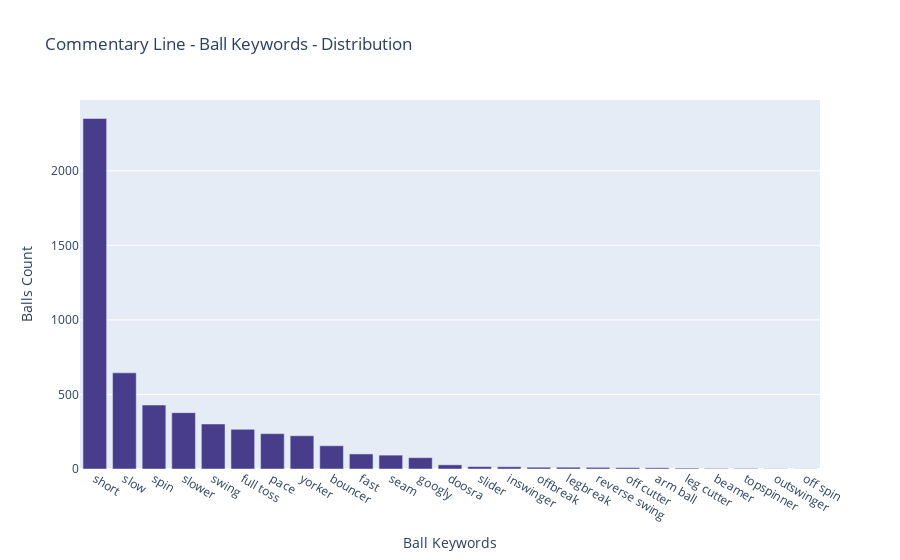
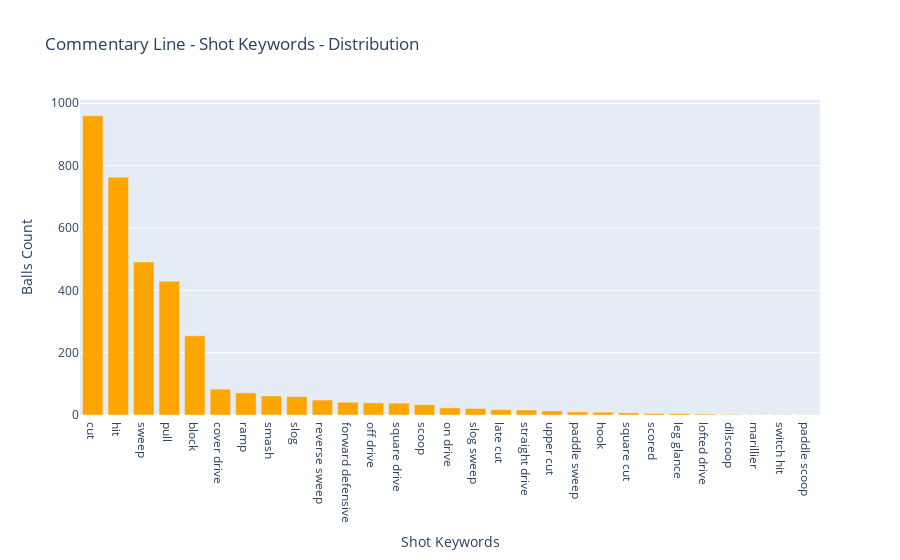
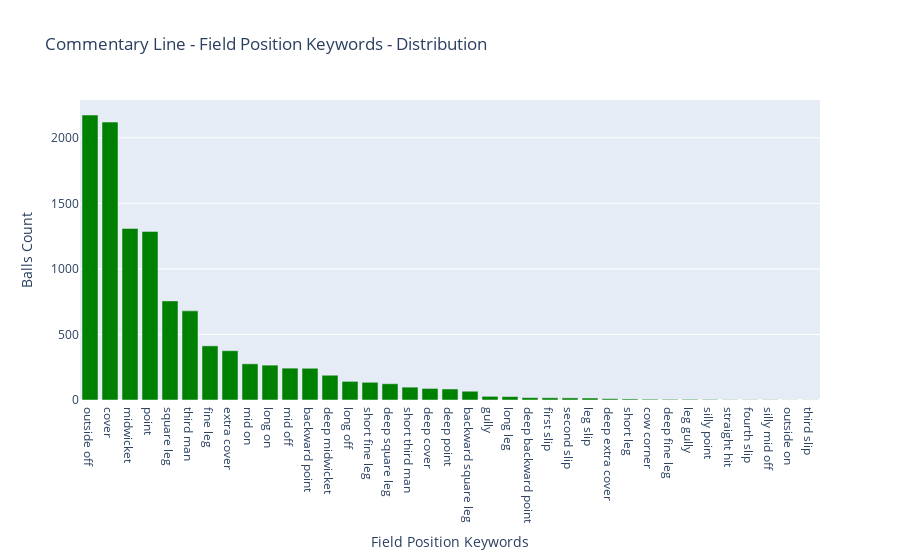
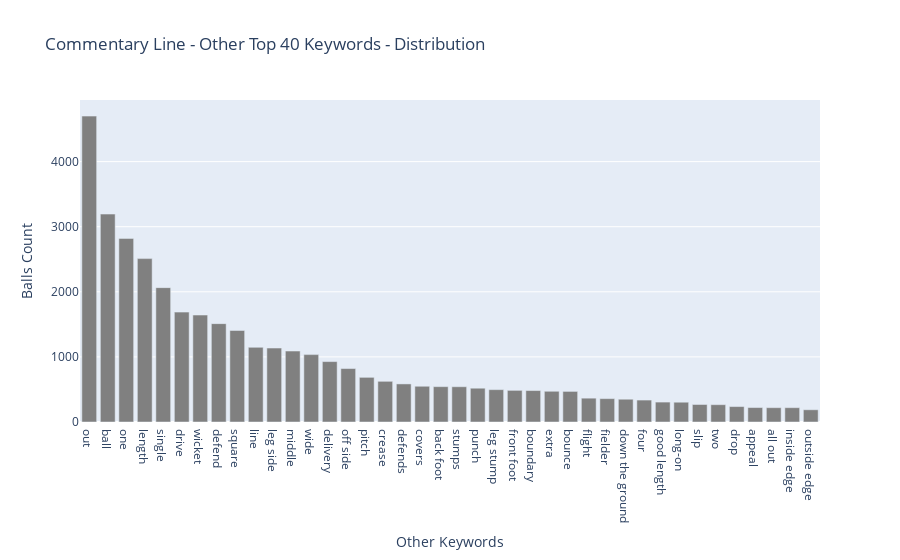

Write notebook code for charts like these, in order.
### Code cell
fig = px.bar(df_ball_kw,title='Commentary Line - Ball Keywords - Distribution', x='ball',y='count',
             labels={'ball':'Ball Keywords', 'count':'Balls Count'},
             color_discrete_sequence=['darkslateblue'],
             #hover_data=['ball_counts', 'percent'],color='event',orientation='h',width=800,height=500
             
            )
fig.show()

fig = px.bar(df_shot_kw,title='Commentary Line - Shot Keywords - Distribution', x='shot',y='count',
             labels={'shot':'Shot Keywords', 'count':'Balls Count'},
             color_discrete_sequence=['orange'],
             #hover_data=['ball_counts', 'percent'],color='event',orientation='h',width=800,height=500
            )
fig.show()

fig = px.bar(df_field_kw,title='Commentary Line - Field Position Keywords - Distribution', x='field_position',y='count',
             labels={'field_position':'Field Position Keywords', 'count':'Balls Count'},
             color_discrete_sequence=['green'],
             #hover_data=['ball_counts', 'percent'],color='event',orientation='h',width=800,height=500
            )
fig.show()


fig = px.bar(df_other_kws.head(40),title='Commentary Line - Other Top 40 Keywords - Distribution', x='other_keywords',y='count',
             labels={'other_keywords':'Other Keywords', 'count':'Balls Count'},
             color_discrete_sequence=['gray'],
             #hover_data=['ball_counts', 'percent'],color='event',orientation='h',width=800,height=500
            )
fig.show()

### Figure 1 — Plotly figure (JSON) as saved in the notebook; plotly's stock layout.template omitted (floating-point values rounded to 4 significant figures)
{"data": [{"alignmentgroup": "True", "hovertemplate": "Ball Keywords=%{x}<br>Balls Count=%{y}<extra></extra>", "legendgroup": "", "marker": {"color": "darkslateblue"}, "name": "", "offsetgroup": "", "orientation": "v", "showlegend": false, "textposition": "auto", "type": "bar", "x": ["short", "slow", "spin", "slower", "swing", "full toss", "pace", "yorker", "bouncer", "fast", "seam", "googly", "doosra", "slider", "inswinger", "offbreak", "legbreak", "reverse swing", "off cutter", "arm ball", "leg cutter", "beamer", "topspinner", "outswinger", "off spin"], "xaxis": "x", "y": [2351, 645, 429, 378, 302, 266, 237, 223, 156, 101, 93, 76, 28, 16, 15, 12, 12, 11, 9, 8, 6, 4, 4, 2, 1], "yaxis": "y"}], "layout": {"barmode": "relative", "legend": {"tracegroupgap": 0}, "title": {"text": "Commentary Line - Ball Keywords - Distribution"}, "xaxis": {"anchor": "y", "domain": [0, 1], "title": {"text": "Ball Keywords"}}, "yaxis": {"anchor": "x", "domain": [0, 1], "title": {"text": "Balls Count"}}}}

### Figure 2 — Plotly figure (JSON) as saved in the notebook; plotly's stock layout.template omitted (floating-point values rounded to 4 significant figures)
{"data": [{"alignmentgroup": "True", "hovertemplate": "Shot Keywords=%{x}<br>Balls Count=%{y}<extra></extra>", "legendgroup": "", "marker": {"color": "orange"}, "name": "", "offsetgroup": "", "orientation": "v", "showlegend": false, "textposition": "auto", "type": "bar", "x": ["cut", "hit", "sweep", "pull", "block", "cover drive", "ramp", "smash", "slog", "reverse sweep", "forward defensive", "off drive", "square drive", "scoop", "on drive", "slog sweep", "late cut", "straight drive", "upper cut", "paddle sweep", "hook", "square cut", "scored", "leg glance", "lofted drive", "dilscoop", "marillier", "switch hit", "paddle scoop"], "xaxis": "x", "y": [960, 763, 491, 429, 254, 83, 71, 61, 59, 48, 41, 39, 38, 33, 23, 21, 17, 16, 13, 10, 9, 7, 5, 5, 3, 2, 1, 1, 1], "yaxis": "y"}], "layout": {"barmode": "relative", "legend": {"tracegroupgap": 0}, "title": {"text": "Commentary Line - Shot Keywords - Distribution"}, "xaxis": {"anchor": "y", "domain": [0, 1], "title": {"text": "Shot Keywords"}}, "yaxis": {"anchor": "x", "domain": [0, 1], "title": {"text": "Balls Count"}}}}

### Figure 3 — Plotly figure (JSON) as saved in the notebook; plotly's stock layout.template omitted (floating-point values rounded to 4 significant figures)
{"data": [{"alignmentgroup": "True", "hovertemplate": "Field Position Keywords=%{x}<br>Balls Count=%{y}<extra></extra>", "legendgroup": "", "marker": {"color": "green"}, "name": "", "offsetgroup": "", "orientation": "v", "showlegend": false, "textposition": "auto", "type": "bar", "x": ["outside off", "cover", "midwicket", "point", "square leg", "third man", "fine leg", "extra cover", "mid on", "long on", "mid off", "backward point", "deep midwicket", "long off", "short fine leg", "deep square leg", "short third man", "deep cover", "deep point", "backward square leg", "gully", "long leg", "deep backward point", "first slip", "second slip", "leg slip", "deep extra cover", "short leg", "cow corner", "deep fine leg", "leg gully", "silly point", "straight hit", "fourth slip", "silly mid off", "outside on", "third slip"], "xaxis": "x", "y": [2174, 2120, 1309, 1286, 756, 680, 413, 376, 276, 266, 243, 242, 189, 142, 135, 124, 98, 88, 84, 67, 28, 26, 18, 17, 16, 15, 10, 8, 6, 5, 5, 4, 2, 2, 2, 1, 1], "yaxis": "y"}], "layout": {"barmode": "relative", "legend": {"tracegroupgap": 0}, "title": {"text": "Commentary Line - Field Position Keywords - Distribution"}, "xaxis": {"anchor": "y", "domain": [0, 1], "title": {"text": "Field Position Keywords"}}, "yaxis": {"anchor": "x", "domain": [0, 1], "title": {"text": "Balls Count"}}}}

### Figure 4 — Plotly figure (JSON) as saved in the notebook; plotly's stock layout.template omitted (floating-point values rounded to 4 significant figures)
{"data": [{"alignmentgroup": "True", "hovertemplate": "Other Keywords=%{x}<br>Balls Count=%{y}<extra></extra>", "legendgroup": "", "marker": {"color": "gray"}, "name": "", "offsetgroup": "", "orientation": "v", "showlegend": false, "textposition": "auto", "type": "bar", "x": ["out", "ball", "one", "length", "single", "drive", "wicket", "defend", "square", "line", "leg side", "middle", "wide", "delivery", "off side", "pitch", "crease", "defends", "covers", "back foot", "stumps", "punch", "leg stump", "front foot", "boundary", "extra", "bounce", "flight", "fielder", "down the ground", "four", "good length", "long-on", "slip", "two", "drop", "appeal", "all out", "inside edge", "outside edge"], "xaxis": "x", "y": [4699, 3194, 2820, 2510, 2064, 1688, 1643, 1511, 1406, 1147, 1136, 1090, 1035, 928, 821, 686, 625, 585, 549, 543, 542, 519, 497, 486, 483, 472, 470, 366, 359, 350, 337, 306, 304, 269, 266, 237, 222, 220, 220, 188], "yaxis": "y"}], "layout": {"barmode": "relative", "legend": {"tracegroupgap": 0}, "title": {"text": "Commentary Line - Other Top 40 Keywords - Distribution"}, "xaxis": {"anchor": "y", "domain": [0, 1], "title": {"text": "Other Keywords"}}, "yaxis": {"anchor": "x", "domain": [0, 1], "title": {"text": "Balls Count"}}}}
